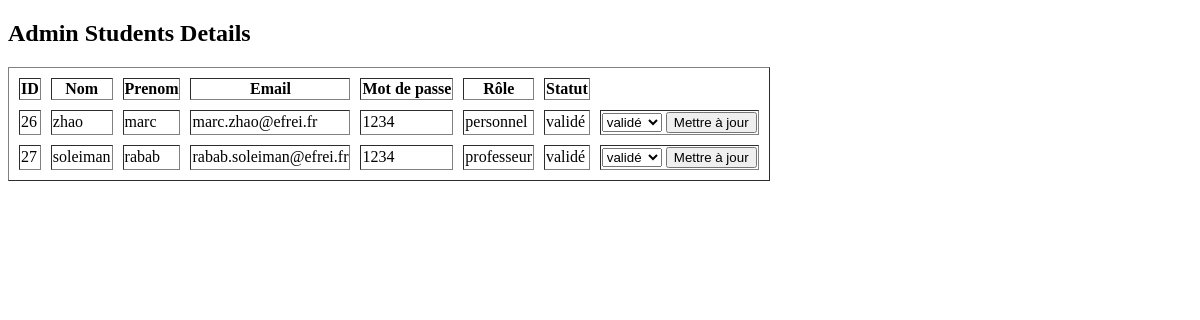
The page /PHP/Administrateur/list_register.php on the database as committed earlier.
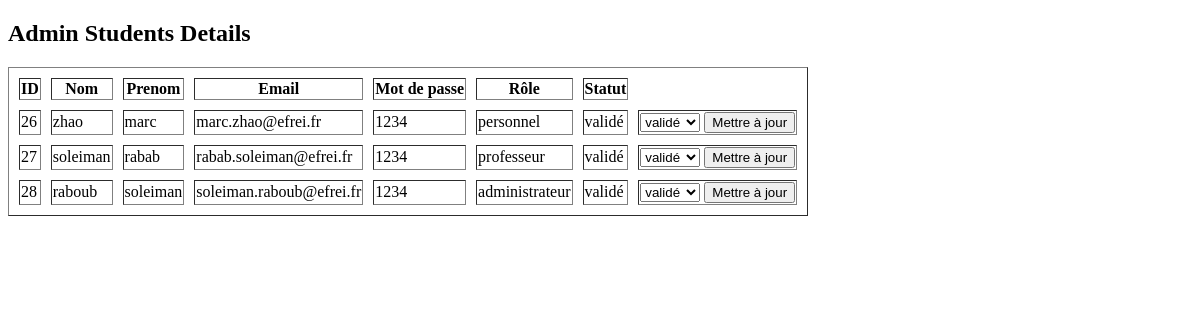
The same page on the database as committed later.
### tables this page shows
CREATE TABLE `user` (
  `ID` int(10) NOT NULL,
  `nom` varchar(50) NOT NULL,
  `prenom` varchar(50) NOT NULL,
  `email` varchar(50) NOT NULL,
  `password` varchar(50) NOT NULL,
  `role` varchar(20) NOT NULL,
  `statut` varchar(20) NOT NULL,
  `formation` varchar(50) NOT NULL
);

### PHP/Administrateur/list_register.php (the view, shortened to what this page needs)
<?php
include ('../dbConn.php');
?>
<!Doctype html>
<html>
<head>
</head>
<body>
    <h2>Admin Students Details</h2>
    <?php
    $query = "SELECT * FROM user";
    $results = mysqli_query($connection,$query);
    ?>
    <table border="1" cellspacing='10'>
        <tr>
            <th>ID</th>
            <th>Nom</th>
            <th>Prenom</th>
            <th>Email</th>
            <th>Mot de passe</th>
            <th>Rôle</th>
            <th>Statut</th>
        </tr>
        <?php while($row = mysqli_fetch_assoc($results)){
            echo '<tr>';
            echo '<td>'. $row['ID'] . '</td>';
            echo '<td>'. $row['nom'] . '</td>';
            echo '<td>'. $row['prenom'] . '</td>';
            echo '<td>'. $row['email'] . '</td>';
            echo '<td>'. $row['password'] . '</td>';
            echo '<td>'. $row['role'] . '</td>';
            echo '<td>'. $row['statut'] . '</td>';
            echo '<td>
                    <form action="" method="post">
                        <input type="hidden" name="userID" value="'. $row['ID'] .'">
                        <select name="statut">
                            <option value="valide">validé</option>
                            <option value="refuser">refusé</option>
                        </select>
                        <input type="submit" name="btnUpdate" value="Mettre à jour">
                    </form>
                </td>';
            echo '</tr>';
        }
    ?>
    </table>
    </body>
    </html>

Rows that differ between the two databases and show on the page:
added user: ID "28", nom "raboub", prenom "soleiman", email "soleiman.raboub@efrei.fr", password "1234", role "administrateur", statut "validé"
